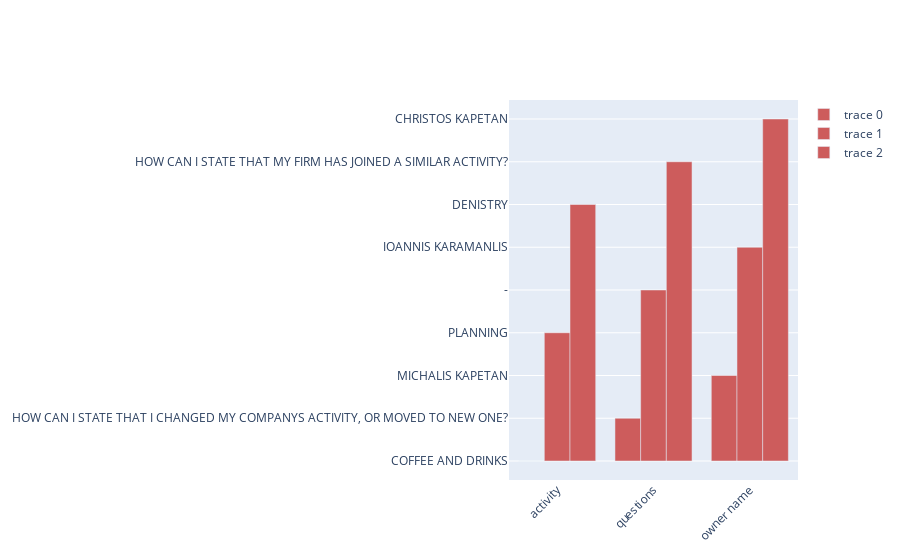

Write notebook code for a chart like this one.
### Code cell
import plotly.graph_objects as go

BUSINESS = ['activity','questions','owner name']

fig = go.Figure()
fig.add_trace(go.Bar(
    x=BUSINESS,
    y=['COFFEE AND DRINKS','HOW CAN I STATE THAT I CHANGED MY COMPANYS ACTIVITY, OR MOVED TO NEW ONE?','MICHALIS KAPETAN'],
    marker_color='indianred'
))

fig.add_trace(go.Bar(
    x=BUSINESS,
    y=['PLANNING','-','IOANNIS KARAMANLIS'],
    marker_color='indianred'
))

fig.add_trace(go.Bar(
    x=BUSINESS,
    y=['DENISTRY','HOW CAN I STATE THAT MY FIRM HAS JOINED A SIMILAR ACTIVITY?','CHRISTOS KAPETAN'],
    marker_color='indianred'
))

# Here we modify the tickangle of the xaxis, resulting in rotated labels.
fig.update_layout(barmode='group', xaxis_tickangle=-45)
fig.show()

### Figure 1 — Plotly figure (JSON) as saved in the notebook; plotly's stock layout.template omitted (floating-point values rounded to 4 significant figures)
{"data": [{"marker": {"color": "indianred"}, "type": "bar", "x": ["activity", "questions", "owner name"], "y": ["COFFEE AND DRINKS", "HOW CAN I STATE THAT I CHANGED MY COMPANYS ACTIVITY, OR MOVED TO NEW ONE?", "MICHALIS KAPETAN"]}, {"marker": {"color": "indianred"}, "type": "bar", "x": ["activity", "questions", "owner name"], "y": ["PLANNING", "-", "IOANNIS KARAMANLIS"]}, {"marker": {"color": "indianred"}, "type": "bar", "x": ["activity", "questions", "owner name"], "y": ["DENISTRY", "HOW CAN I STATE THAT MY FIRM HAS JOINED A SIMILAR ACTIVITY?", "CHRISTOS KAPETAN"]}], "layout": {"barmode": "group", "xaxis": {"tickangle": -45}}}
